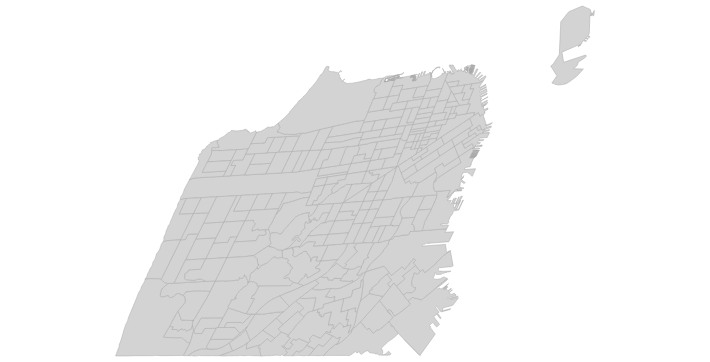

Notebook code cell kept with this figure:
### Code cell
#plot map
alt.Chart(dfRaceTracts).mark_geoshape(
    fill='lightgray',
    stroke='darkgray',
    strokeWidth=0.5
).properties(
    width=700,
    height=350
).encode(
    tooltip='supervisor'
).configure_view(strokeWidth=0)

### Figure 1 — Vega-Lite specification as saved in the notebook (floating-point values rounded to 4 significant figures; data arrays with more than 128 entries replaced by an {"elided": "..."} marker saying what was removed)
{"config": {"view": {"continuousWidth": 400, "continuousHeight": 300, "strokeWidth": 0}}, "data": {"name": "data-ac420390ebcfb9f25e1ee26161761364"}, "mark": {"type": "geoshape", "fill": "lightgray", "stroke": "darkgray", "strokeWidth": 0.5}, "encoding": {"tooltip": {"field": "supervisor", "type": "quantitative"}}, "height": 350, "width": 700, "$schema": "https://vega.github.io/schema/vega-lite/v4.17.0.json", "datasets": {"data-ac420390ebcfb9f25e1ee26161761364": {"elided": "251 records"}}}
